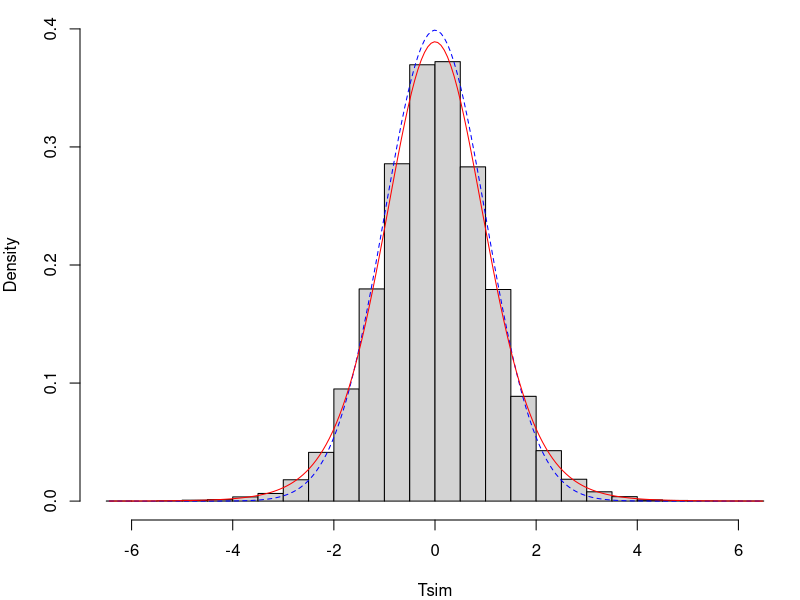
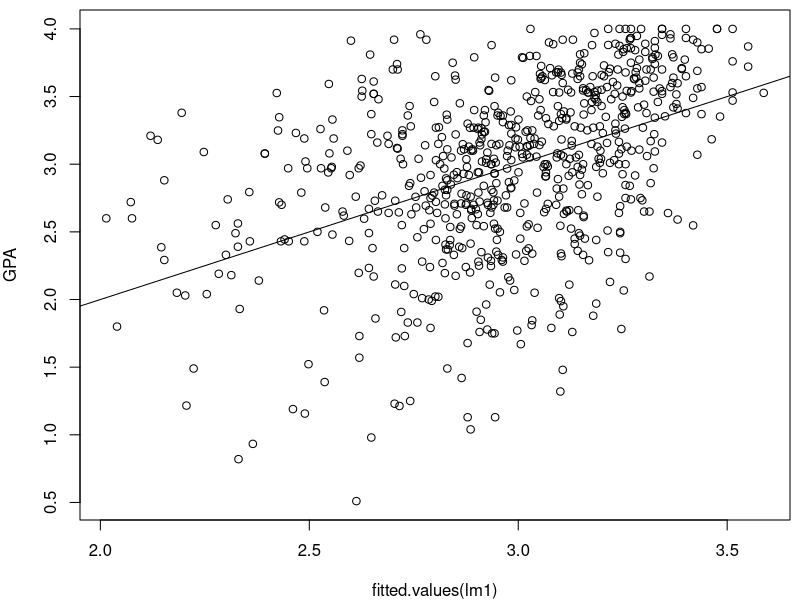

Write R code to recreate these figures, in order.
## ----setup,echo=F,results=F,cache=F--------------------------------------
# library(broman) # used for myround 

## ----reconstruct_variables,echo=F----------------------------------------
L <- read.table(file="life_expectancy.txt",header=TRUE)
L_fit <- lm(Total~Year,data=L)
L_detrended <- L_fit$residuals
U <- read.table(file="unemployment.csv",sep=",",header=TRUE)
U_annual <- apply(U[,2:13],1,mean)
U_detrended <- lm(U_annual~U$Year)$residuals
L_detrended <- subset(L_detrended,L$Year %in% U$Year)
lm1 <- lm(L_detrended~U_detrended)

## ----lm------------------------------------------------------------------
c1 <- summary(lm(L_detrended~U_detrended))$coefficients ; c1
beta_U <- c1["U_detrended","Estimate"]
SE_U <- c1["U_detrended","Std. Error"]
z <- qnorm(1-0.05/2) # for a 95% CI using a normal approximation
cat("CI = [", beta_U - z * SE_U, ",", beta_U + z * SE_U, "]")

## ----sim-----------------------------------------------------------------
N <- 50000 ; sigma <- 1 ; d <- 10 ; set.seed(23)
X <- matrix(rnorm(N*(d+1),mean=0,sd=sigma),nrow=N)

## ----T_eval--------------------------------------------------------------
T_evaluator <- function(x) x[d+1] / sqrt(sum(x[1:d]^2)/d) 

## ----T_sim---------------------------------------------------------------
Tsim <- apply(X,1,T_evaluator)

## ----T_plot_code,echo=T,eval=F-------------------------------------------
## hist(Tsim,freq=F,main="",
##   breaks=30,ylim=c(0,0.4))
## x <- seq(length=200,
##   min(Tsim),max(Tsim))
## lines(x,dnorm(x),
##   col="blue",
##   lty="dashed")
## lines(x,dt(x,df=d),
##   col="red")

## ----T_plot,echo=F,eval=T,fig.width=4,fig.height=3,out.width="2.5in"-----
par(mai=c(0.8,0.8,0.1,0.1))
hist(Tsim,freq=F,main="",
  breaks=30,ylim=c(0,0.4))
x <- seq(length=200,
  min(Tsim),max(Tsim))
lines(x,dnorm(x),
  col="blue",
  lty="dashed")
lines(x,dt(x,df=d),
  col="red")

## ----range---------------------------------------------------------------
range(Tsim)

## ----tail_z--------------------------------------------------------------
2*(1-pnorm(5))
2*(1-pnorm(6))

## ----tail_t--------------------------------------------------------------
2*(1-pt(5,df=d))
2*(1-pt(6,df=d))

## ----data----------------------------------------------------------------
goals <- read.table("FieldGoals2003to2006.csv",header=T,sep=",")
goals[1:5,c("Name","Teamt","FGt","FGtM1")]
lm0 <- lm(FGt~FGtM1+Name,data=goals)

## ----factor_class--------------------------------------------------------
class(goals$Name)

## ----design--------------------------------------------------------------
X <- model.matrix(lm0)
dim(X)
unname(X[c(1,5,9,13,17),1:8])

## ----anova---------------------------------------------------------------
anova(lm0)

## ----read_data-----------------------------------------------------------
gpa <- read.table("gpa.txt",header=T); gpa[1,]

## ----gpa_lm--------------------------------------------------------------
lm1 <- lm(GPA~ACT+High_School,data=gpa) 
x <- c(1,20,40)
pred <- x%*%coef(lm1)
V <- summary(lm1)$cov.unscaled 
s <- summary(lm1)$sigma 
SE_pred <-sqrt(x%*%V%*%x)*s
c <- qnorm(0.975)
cat("CI = [", round(pred-c*SE_pred,3),
  ",", round(pred+c*SE_pred,3), "]")

## ----plot_args,echo=F----------------------------------------------------
par(mai=c(0.8,0.8,0.1,0.1))

## ----plot_gpa_code,eval=F------------------------------------------------
## plot(x=fitted.values(lm1),y=gpa$GPA,ylab="GPA")
## abline(a=0,b=1)

## ----plot_gpa,echo=F,fig.width=4,fig.height=4,out.width="2.5in"----------
plot(x=fitted.values(lm1),y=gpa$GPA,ylab="GPA")
abline(a=0,b=1)

## ----gpa_lm_pred---------------------------------------------------------
lm1 <- lm(GPA~ACT+High_School,data=gpa) 
x <- c(1,20,40)
pred <- x%*%coef(lm1)
V <- summary(lm1)$cov.unscaled
s <- summary(lm1)$sigma 
SE_pred <-sqrt(x%*%V%*%x + 1)*s
c <- qnorm(0.975)
cat("prediction interval = [", round(pred-c*SE_pred,3),
  ",", round(pred+c*SE_pred,3), "]")

